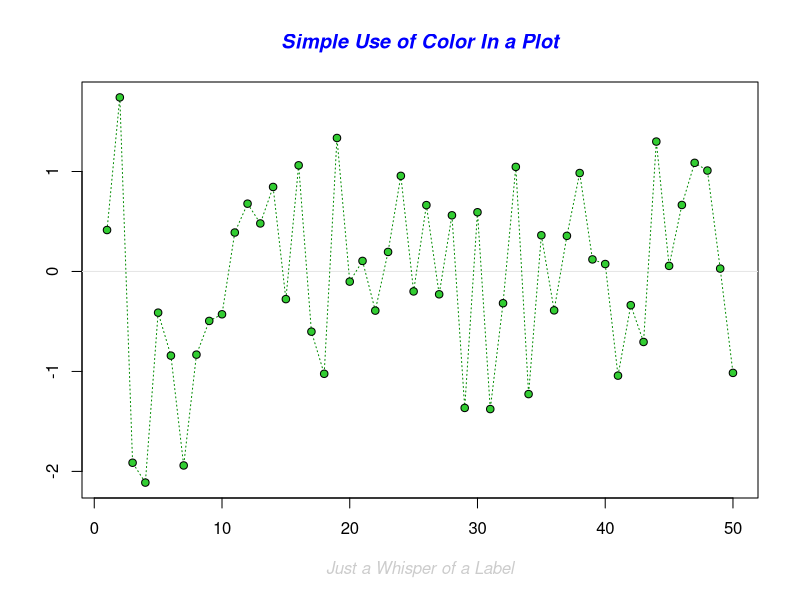
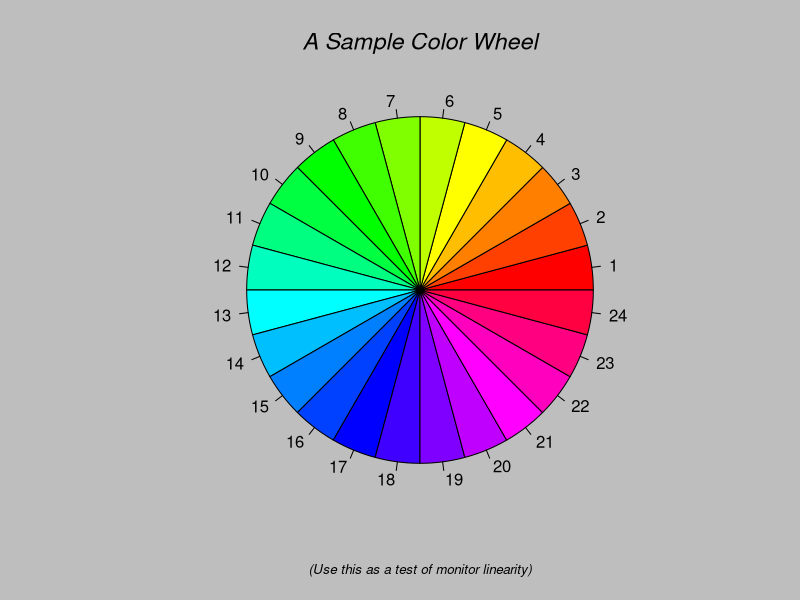
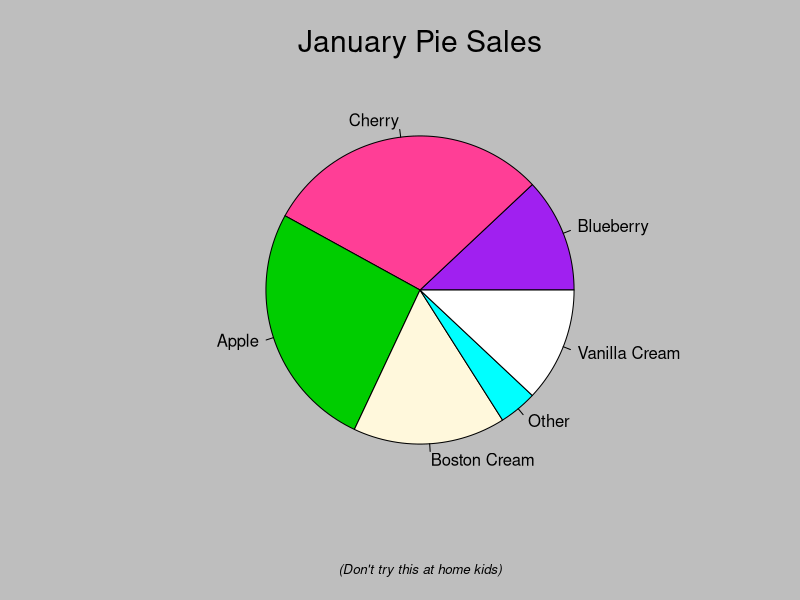
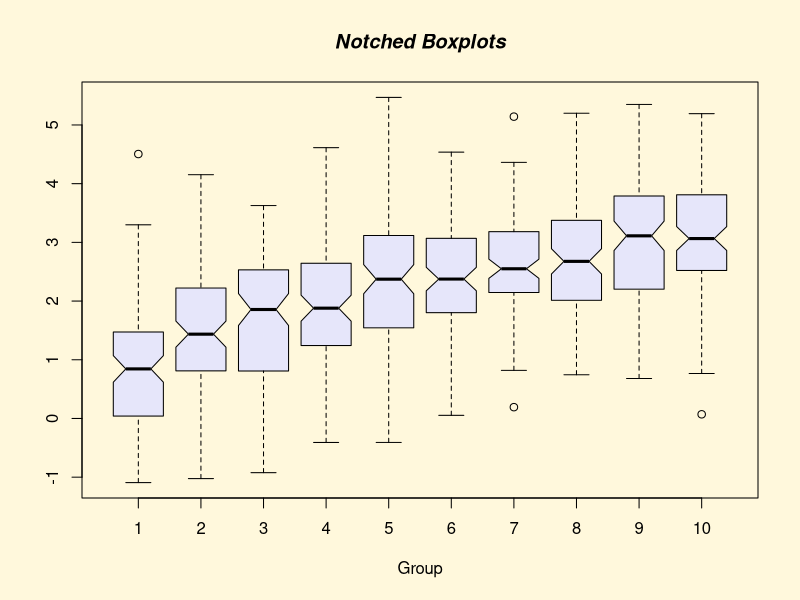
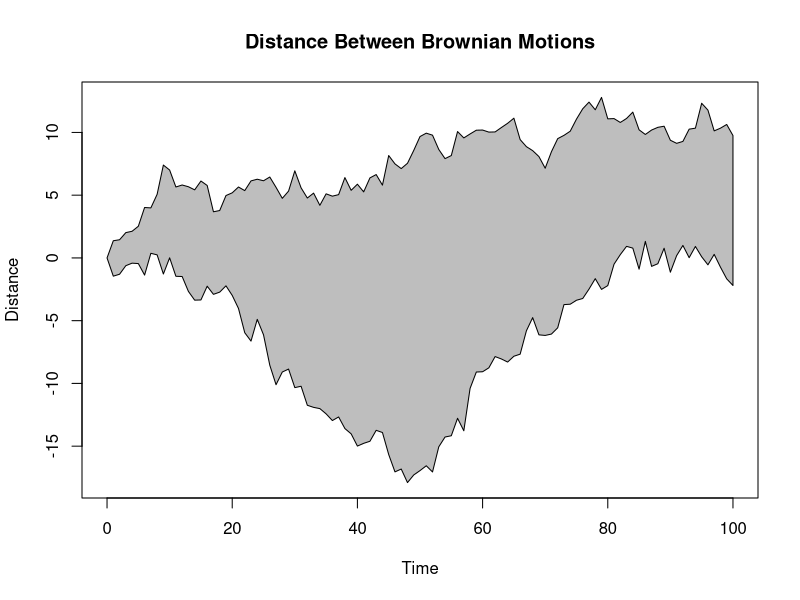
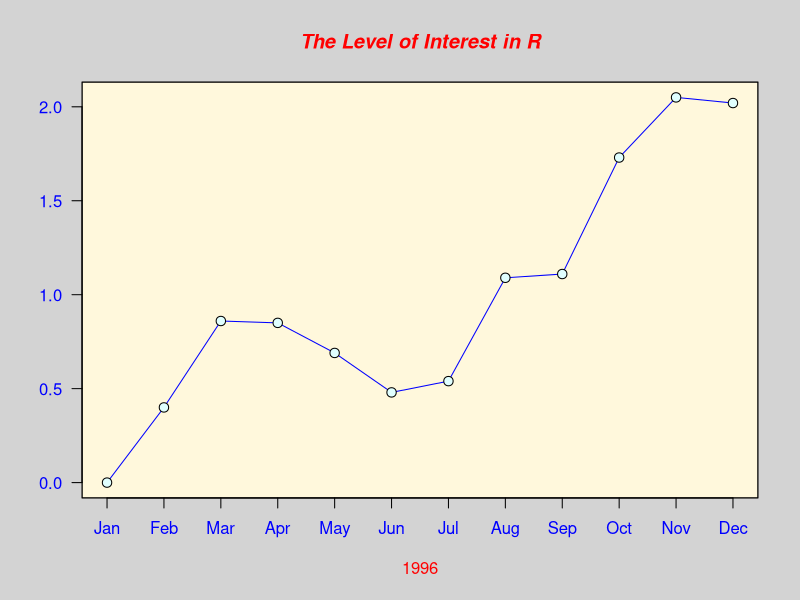
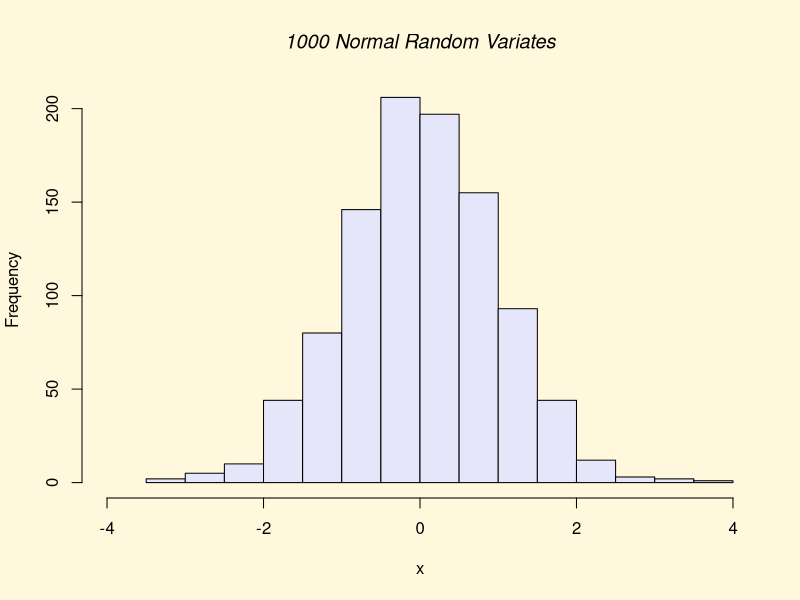
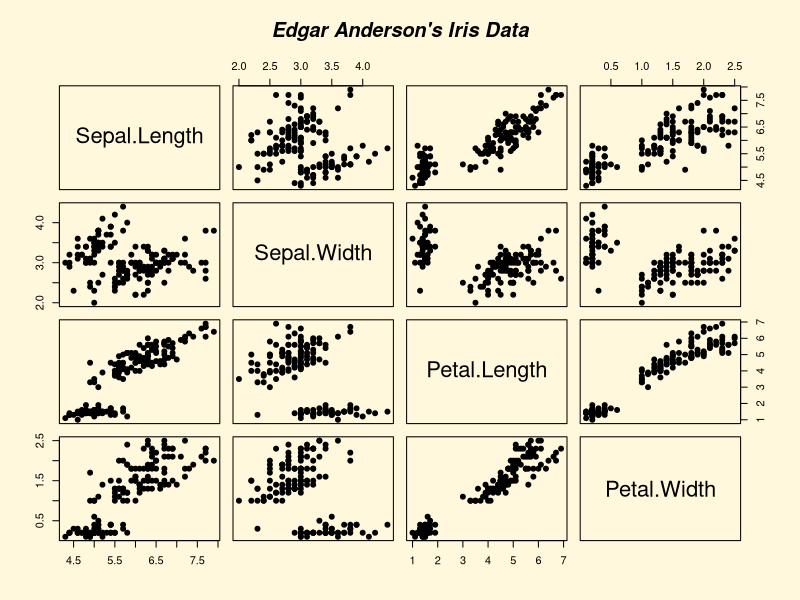

Here is the R script that generated these plots, in order:
# Using sample datasets from library
data()

data(mtcars)
print(head(mtcars, 10))

input <- mtcars[, c('mpg', 'cyl')]
print(head(input))

######################################################################
demo(graphics)
demo(image)

######################################################################
x <- c(21, 62, 10, 53)
labels <- c("London", "New York", "Singapore", "Mumbai")

pie(x, labels)

######################################################################
pie(x, labels, main="City pie chart", col=rainbow(length(x)))

######################################################################
piepercent <- round(100*x/sum(x), 1)
pie(x, labels=piepercent, main="City pie chart", col=rainbow(length(x)))
legend("topright", c("London", "New York", "Singapore", "Mumbai"), cex=0.8, fill=rainbow(length(x)))

######################################################################
H <- c(7, 12, 28, 3, 41)
M <- c("Mar","Apr","May","Jun","Jul")
barplot(H,names.arg=M,xlab="Month",ylab="Revenue",col="blue",
        main="Revenue chart",border="red")
